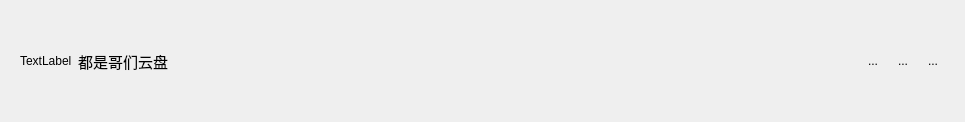
<?xml version="1.0" encoding="UTF-8"?>
<ui version="4.0">
 <class>navigation_wg</class>
 <widget class="QWidget" name="navigation_wg">
  <property name="geometry">
   <rect>
    <x>0</x>
    <y>0</y>
    <width>965</width>
    <height>122</height>
   </rect>
  </property>
  <property name="windowTitle">
   <string>Form</string>
  </property>
  <layout class="QHBoxLayout" name="horizontalLayout_3">
   <item>
    <widget class="QWidget" name="widget" native="true">
     <layout class="QHBoxLayout" name="horizontalLayout_2">
      <item>
       <widget class="QLabel" name="log">
        <property name="text">
         <string>TextLabel</string>
        </property>
       </widget>
      </item>
      <item>
       <widget class="QLabel" name="log_test">
        <property name="font">
         <font>
          <family>仿宋</family>
          <pointsize>11</pointsize>
         </font>
        </property>
        <property name="text">
         <string>都是哥们云盘</string>
        </property>
       </widget>
      </item>
      <item>
       <spacer name="horizontalSpacer">
        <property name="orientation">
         <enum>Qt::Horizontal</enum>
        </property>
        <property name="sizeHint" stdset="0">
         <size>
          <width>40</width>
          <height>20</height>
         </size>
        </property>
       </spacer>
      </item>
     </layout>
    </widget>
   </item>
   <item>
    <widget class="QWidget" name="widget_2" native="true">
     <layout class="QHBoxLayout" name="horizontalLayout">
      <item>
       <widget class="QToolButton" name="set_up">
        <property name="text">
         <string>...</string>
        </property>
        <property name="icon">
         <iconset resource="qsr.qrc">
          <normaloff>:/qrc/set_up.png</normaloff>:/qrc/set_up.png</iconset>
        </property>
        <property name="iconSize">
         <size>
          <width>32</width>
          <height>32</height>
         </size>
        </property>
        <property name="checkable">
         <bool>false</bool>
        </property>
        <property name="autoRaise">
         <bool>true</bool>
        </property>
       </widget>
      </item>
      <item>
       <widget class="QToolButton" name="reduce">
        <property name="text">
         <string>...</string>
        </property>
        <property name="icon">
         <iconset resource="qsr.qrc">
          <normaloff>:/qrc/reduce.png</normaloff>:/qrc/reduce.png</iconset>
        </property>
        <property name="iconSize">
         <size>
          <width>32</width>
          <height>32</height>
         </size>
        </property>
        <property name="checkable">
         <bool>false</bool>
        </property>
        <property name="autoRaise">
         <bool>true</bool>
        </property>
       </widget>
      </item>
      <item>
       <widget class="QToolButton" name="close_b">
        <property name="text">
         <string>...</string>
        </property>
        <property name="icon">
         <iconset resource="qsr.qrc">
          <normaloff>:/qrc/close.png</normaloff>:/qrc/close.png</iconset>
        </property>
        <property name="iconSize">
         <size>
          <width>32</width>
          <height>32</height>
         </size>
        </property>
        <property name="checkable">
         <bool>false</bool>
        </property>
        <property name="autoRaise">
         <bool>true</bool>
        </property>
       </widget>
      </item>
     </layout>
    </widget>
   </item>
  </layout>
 </widget>
 <resources>
  <include location="qsr.qrc"/>
 </resources>
 <connections/>
</ui>
